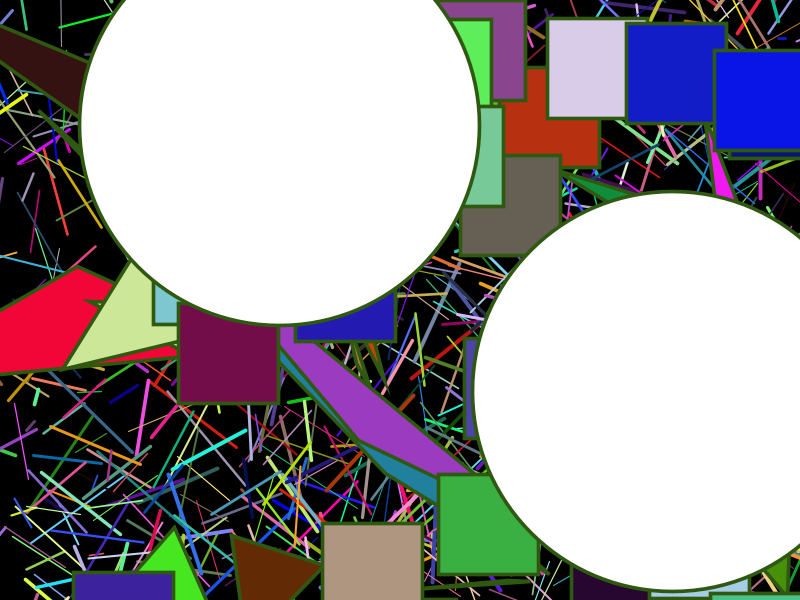
Frame 1 (no input)
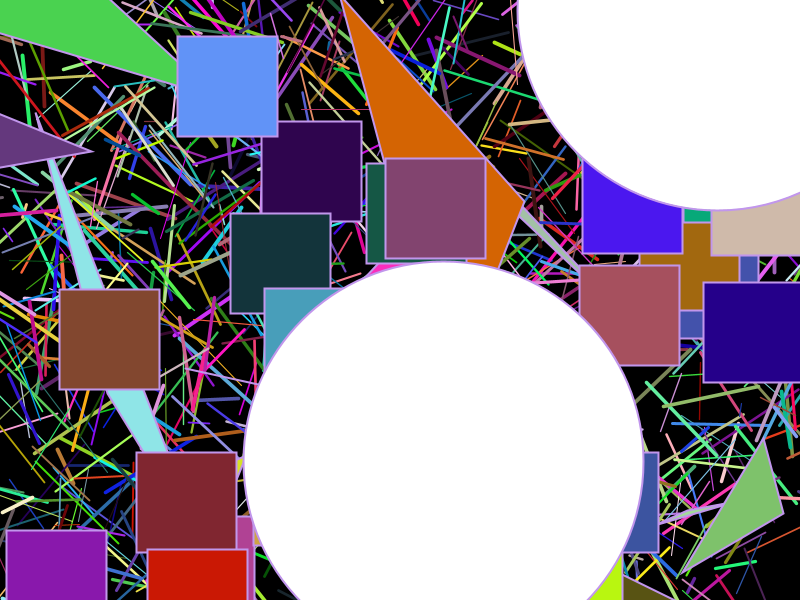
Frame 2 (the mouse pressed at the canvas centre, redrawn once)

The Processing sketch that drew these frames (run headless with seeded random() and noise(); the mouse was pressed at the canvas centre and the sketch redrawn once):

// Processing sketch: processing_61164
// ── processing_61164.pde

int LAYER1_totalObj;//numero total de objectos, neste caso linhas
int LAYER2_totalObj;//numero total de objectos, neste caso triangulos
int LAYER3_totalObj;//numero total de objectos, neste caso quadrados
int LAYER4_totalObj;//numero total de objectos, neste caso circulos

float posX, posY;//variaveis para a posição horizontal e vertical 
float tamanho;//variavel para o tamanho dos objectos
float r,g,b;//variaveis para a cor 
float ol;//variavel para o outline


void setup() {// função que define o set up
  
  size (800,600);//tamanho do ecran
  background (0);//fundo do ecran, preto
  smooth();//suaviza o desenho
  noLoop();//não repete
  
  LAYER1_totalObj = 900;//definição de numero de 900 linhas na 1 layer
  LAYER2_totalObj = 15;//definição de numero de 15 triangulos na 2 layer
  LAYER3_totalObj = 25;//definição de numero de 25 quadrados na 3 layer
  LAYER4_totalObj = 2;//definição de numero de 2 circulos na 4 layer

}

void draw(){//função que define o desenho
  background(0);//fundo do ecran, preto
  
  
  for ( int i = 0; i <LAYER1_totalObj; i++)//ciclo da linha que gera um número até 899 objectos
  {
     posX = random (width);//gera um numero para posição horizonral 
     posY = random (height);//gera um numero para posição vertical
     tamanho = random (60, 100);//gera um tamanho entre 60 e 100
     r = random(255);//gerar um valor para a componente vermelha entre 0 e 255
     g = random(255);//gerar um valor para a componente verde entre 0 e 255
     b = random(255);//gerar um valor para a componente azul entre 0 e 255
     ol = random (1,4);//gera um valor o outline
     
     strokeWeight(ol);//espessura do contorno da linha
     stroke(r,g,b);//cor do contorno
     line (posX, posY, posX +random(-100,100), posY+random(-100, 100));//desenhar a linha com os valores gerados
  } 
  
   for ( int i = 0; i < LAYER2_totalObj; i++)//ciclo do triangulo que gera um número até 14 objectos
  {
     posX = random (width);//gera um numero para posição horizonral 
     posY = random (height);//gera um numero para posição vertical
     tamanho = random (50, 450);//gera um tamanho entre 50 e 450
     
     fill(random(255), random(255), random(255));//cor aleatória do triangulo
     triangle (posX, posY, posX +random(-tamanho,tamanho), posY+random(-tamanho, tamanho),posX +random(-tamanho,tamanho), posY+random(-tamanho, tamanho));//desenhar o triangulo com os valores gerados
  }
  
  for ( int i = 0; i < LAYER3_totalObj; i++)//ciclo do quadrado que gera um número até 24 objectos
  {
     posX = random (width);//gerar um numero para posição horizonral 
     posY = random (height);//gerar um numero para posição vertical
     tamanho = random (50, 100); // gerar um tamanho entre 50 e 100
     
     fill(random(255), random(255), random(255));//cor aleatória do quadrado
     rect (posX, posY, 100,100); // desenha o quadrado com os valores gerados
  }
  
  
   for ( int i = 0; i < LAYER4_totalObj; i++)//ciclo do circulo que gera 2 objectos
  {
     posX = random (width);//gerar um numero para posição horizonral 
     posY = random (height);//gerar um numero para posição vertical
     tamanho = random (400, 500);//gerar um tamanho entre 400 e 500
     
     fill(255);//cor aleatória do circulo
     ellipse ( posX, posY, 400,400);//desenha o circulo com os valores gerados
  }
 
  
        
}
